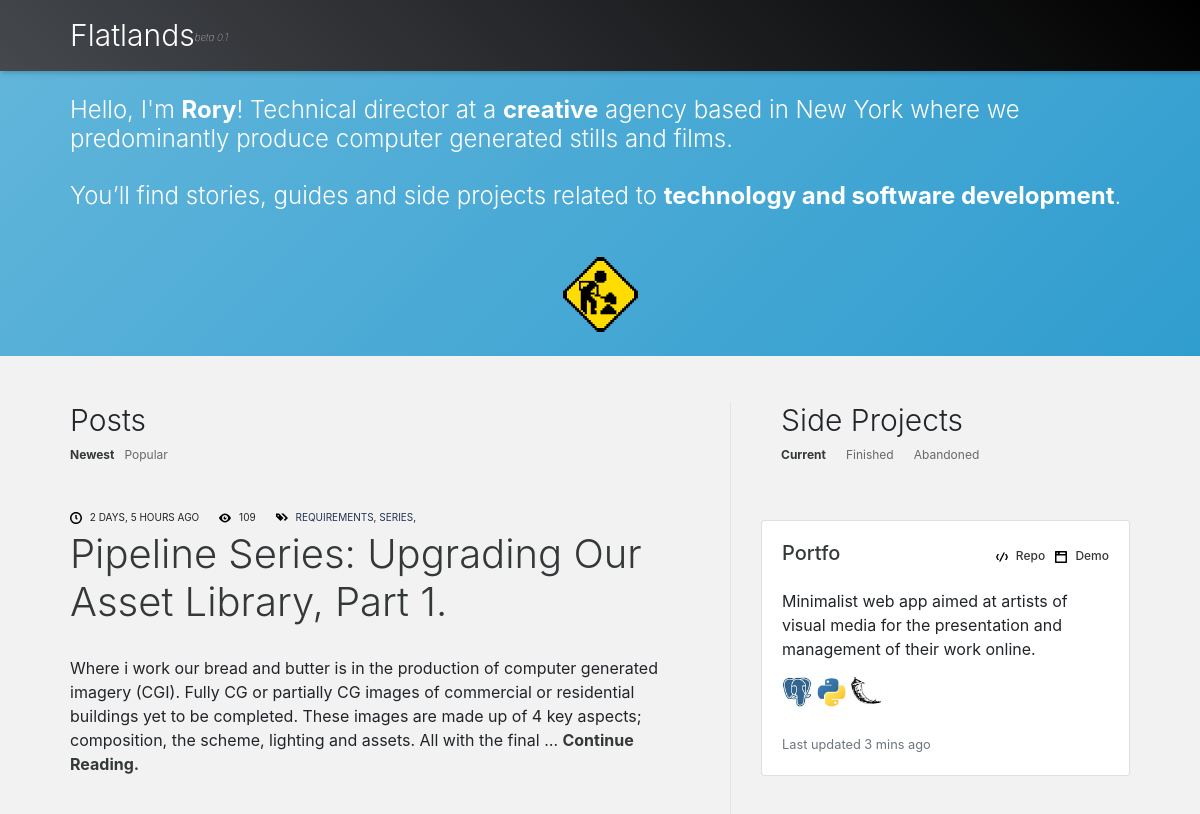
Before: / (upper part) with the older database file.
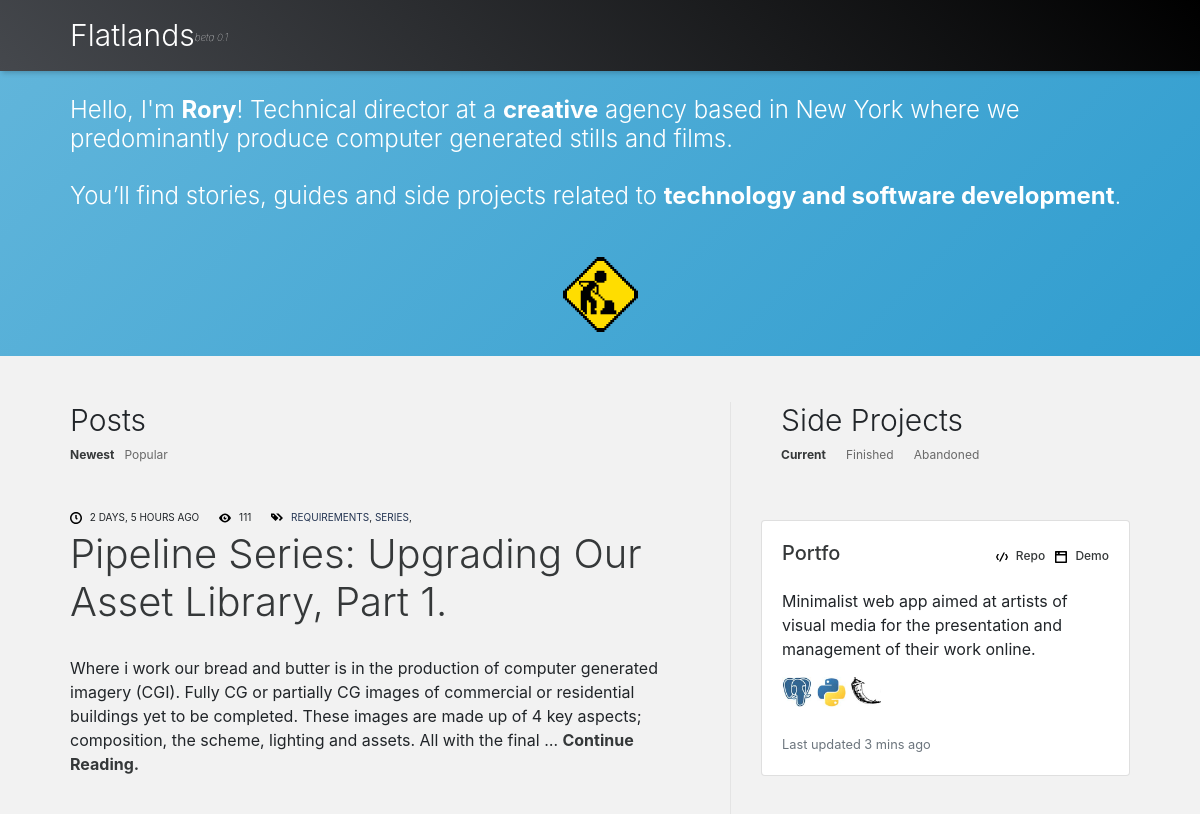
After: the same page with the newer database file.
### blog/models.py (models this page shows, shortened)
class Post(models.Model):
    next_post = models.IntegerField(null=True, blank=True)
    previous_post = models.IntegerField(null=True, blank=True)
    name = models.CharField(max_length=200)
    content = models.CharField(max_length=5000)
    pub_date = models.DateTimeField('date published')
    strap = models.CharField(max_length=300)
    tags = models.ManyToManyField(Tag, blank=True)
    project = models.ForeignKey(Project, on_delete=models.CASCADE, related_name='posts', null=True, blank=True)
    cover_img = models.CharField(max_length=200, null=True, blank=True)
    published = models.BooleanField(default=False)
    techspec = models.BooleanField(default=False)
    viewed = models.IntegerField(default=0)

### blog/views.py (the view)
# urls.py: path('', views.index, name='index'),
def index(request):
    articles = Post.objects.filter(
        published=True, project=None
        ).order_by('-pub_date')
    projects = Project.objects.filter(
        published=True
        ).order_by('-pub_date')
    context = standard_context
    context['articles'] = articles
    context['projects'] = projects
    return render(request, 'blog/index.html', context)

### blog/models.py (called while the page is built)
    def __str__(self):
        return self.name

    def __str__(self):
        return self.name

### blog/templates/blog/index.html (shortened to what this page needs)
{% extends "blog/base.html" %} {% load static %} {% block content %}
<div style="background: linear-gradient(135deg, rgba(99,182,219,1) 0%,rgba(48,157,207,1) 100%);">
        <div class="container content-intro">
                <p style="height:80px"></p>
                <p class="display-4" style="font-size: 24px;">
                    Hello, I'm <span style="font-weight: bold;"><a href="mailto:hello@flatlands.io">Rory</a></span>! Technical director at a <span style="font-weight: bold;">creative</span> agency based in New York where we predominantly produce computer generated
                    stills and films.
                    <br><br>
                    You’ll find stories, guides and side projects related to <span style="font-weight: bold;">technology and software development</span>.
                </p>
        </div>
        <div style="display: flex; justify-content: space-around;padding-top:30px;">
            <img style="height:75px; width:75px;" src="{% static 'blog/img/construction.gif' %}">
        </div>
      <br>
</div>
<p style="height:30px;"></p>
<div class="container content">
    <div class="project-comp">
        <div>
        {% include "blog/project_comp.html" %}
        </div>
        </div>
<div style="display:inline;">
    {% if articles %}
    <div>
    <h1 class="display-4" style="font-size:30px;">Posts</h1>
    <div style="display:flex;">
            <div style="padding-right:10px;font-size: 12px; font-weight: bold;"><a href="">Newest</a></div>
            <div style="padding-right:10px;font-size: 12px;"><a href="" style="color:dimgrey;">Popular</a></div>
        </div>
    </div>
    <p style="height:30px;"></p>
    {% for article in articles %}
    {% if article.project == None %}
    <div class="indexlistpost">
        <div class="blogpostheader">
            <div class="bloglistpostdate">
                <img class="iconic-svg" src="{% static 'blog/svg/clock.svg' %}" alt="clock icon"> {{article.pub_date|timesince|upper}} AGO
            </div>
            <div class="bloglistpostdate">
                    <img class="iconic-svg" src="{% static 'blog/svg/eye.svg' %}" alt="clock icon"> {{article.viewed}}
                </div>
            <div class="bloglistpostdate">
                <img class="iconic-svg" src="{% static 'blog/svg/tags.svg' %}" alt="tags icon"> {% for tag in article.tags.all %}
                <a href="/search/{{tag|lower}}" style="color: #233452;">{{tag|upper}}</a>,
                {% endfor %}
            </div>
        </div>
        <div class="bloglistpostname display-4">
            <div><a href="/articles/{{ article.id }}/">{{ article.name|title }}.</a></div>
        </div>
        <div>
            {{article.strap|capfirst|truncatewords:50}} <a href='/articles/{{article.id}}' style="font-weight: bolder;">Continue Reading.</a>
        </div>
    </div>
    <p style="height:60px;"></p>
    {% endif %}
    {% endfor %}
    {% else %}
    <p>No Articles :(</p>
    {% endif %}
</div>
</div>
{% endblock %}

Changed rows visible on the page:
changed Post "Pipeline Series: Upgrading Our Asset Library, Part 1": viewed "109" → "111"
